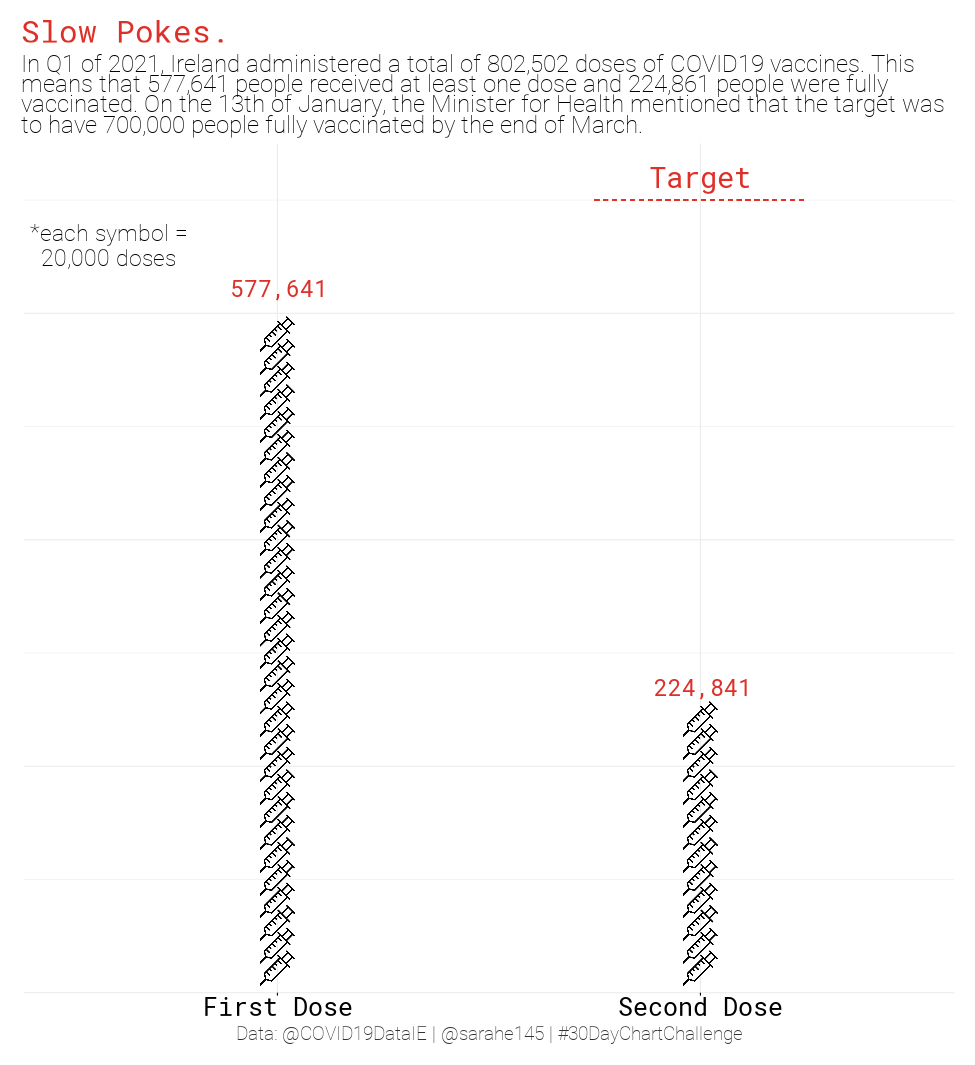

This chart was generated by the following R code:
library(ggtext)
library(tidyverse)

sysfonts::font_add_google(name = "Roboto Mono")
sysfonts::font_add_google(name = "Roboto", regular.wt = 100)
showtext::showtext_auto()
sym <- "<img src='syringe.png' width='35'/>"

# create dataframe - data from @COVID19DataIE on Twitter
df <- tribble(
  ~dose, ~number,
  "First Dose", 577641,
  "Second Dose", 224841,
)

plot_df <- df %>% 
  mutate(n_sym = ceiling(number/20000)) %>% 
  group_by(dose) %>%
  expand(dose, 1:n_sym) %>%
  rename(n_sym = `1:n_sym`)

ggplot(plot_df, aes(y= n_sym, x = dose, label = sym)) +
  geom_richtext(fill = NA, color = 'black', label.color = NA, label.padding = grid::unit(rep(0, 4), "pt")) +
  geom_text(data = data.frame(x = 0.6, y = 33, label = str_wrap('*each symbol = 20,000 doses', width = 20)), 
            aes(x,y,label = label),
            family = 'Roboto', size = 6) +
  geom_text(data = data.frame(x = df$dose, y = df$number, label = prettyNum(df$number, big.mark = ',')),
           aes(x = x, y = y/20000 + 2.2, label = label),
           family = "Roboto Mono",
           size = 6,
           color = '#de3028') +
  geom_text(data = data.frame(x = 2, y = (700000/20000)+1, label = 'Target'), aes(x = x, y = y, label = label), family = 'Roboto Mono', color = '#de3028', size = 7.7) +
  geom_segment(aes(x = 1.75, xend = 2.25, y = 700000/20000, yend = 700000/20000), lty = 2, col = '#de3028') +
  scale_x_discrete(limits = c('First Dose', 'Second Dose')) +
  scale_y_continuous(expand = c(0,0), limits = c(0,37.5)) +
  labs(title = 'Slow Pokes.', 
       subtitle = str_wrap('In Q1 of 2021, Ireland administered a total of 802,502 doses of COVID19 vaccines. This means that 577,641 people received at least one dose and 224,861 people were fully vaccinated. On the 13th of January, the Minister for Health mentioned that the target was to have 700,000 people fully vaccinated by the end of March.', width = 90),
       x = NULL, y = NULL,
       caption = 'Data: @COVID19DataIE | @sarahe145 | #30DayChartChallenge') +
  theme_minimal() +
  theme(axis.ticks.x = element_line(color = 'black'),
        axis.text.y = element_blank(),
        axis.text.x = element_text(family = "Roboto Mono", size = 19, color = 'black', hjust = 0.5),
        plot.title = element_text(family = "Roboto Mono", color = '#de3028', size = 23),
        plot.title.position = 'plot',
        plot.subtitle = element_text(family = "Roboto", hjust = 0, size = 18),
        plot.caption = element_text(family = "Roboto", size = 14, color = 'gray20', hjust = 0.5),
        plot.margin = margin(t = 20, b = 20, l = 20, r = 20)) +
  coord_cartesian(clip = 'off')
ggsave('02-pictogram.png', width = 13, height = 14.2, dpi = 75)

